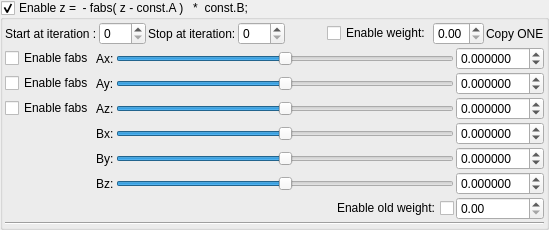
    <widget class="MyGroupBox" name="groupCheck_mandelbulb5_fabsSubConstant1_enabled">
     <property name="title">
      <string>Enable z =  - fabs( z - const.A )   *  const.B; </string>
     </property>
     <property name="checkable">
      <bool>true</bool>
     </property>
     <layout class="QVBoxLayout" name="verticalLayout_6" stretch="0,0,0">
      <property name="spacing">
       <number>2</number>
      </property>
      <property name="leftMargin">
       <number>2</number>
      </property>
      <property name="topMargin">
       <number>2</number>
      </property>
      <property name="rightMargin">
       <number>2</number>
      </property>
      <property name="bottomMargin">
       <number>2</number>
      </property>
      <item>
       <layout class="QGridLayout" name="gridLayout_19">
        <property name="spacing">
         <number>2</number>
        </property>
        <item row="0" column="6">
         <widget class="MyDoubleSpinBox" name="spinbox_mandelbulb5_fabsSubConstant1_weight">
          <property name="sizePolicy">
           <sizepolicy hsizetype="Minimum" vsizetype="Maximum">
            <horstretch>0</horstretch>
            <verstretch>0</verstretch>
           </sizepolicy>
          </property>
          <property name="decimals">
           <number>2</number>
          </property>
          <property name="minimum">
           <double>0.000000000000000</double>
          </property>
          <property name="maximum">
           <double>1.000000000000000</double>
          </property>
          <property name="singleStep">
           <double>0.100000000000000</double>
          </property>
         </widget>
        </item>
        <item row="0" column="4">
         <spacer name="horizontalSpacer_15">
          <property name="orientation">
           <enum>Qt::Horizontal</enum>
          </property>
          <property name="sizeHint" stdset="0">
           <size>
            <width>40</width>
            <height>20</height>
           </size>
          </property>
         </spacer>
        </item>
        <item row="0" column="5">
         <widget class="QCheckBox" name="checkBox_mandelbulb5_fabsSubConstant1_weight_enabled">
          <property name="text">
           <string>Enable weight:</string>
          </property>
         </widget>
        </item>
        <item row="0" column="3">
         <widget class="MySpinBox" name="spinboxInt_mandelbulb5_fabsSubConstant1_stop_iterations">
          <property name="sizePolicy">
           <sizepolicy hsizetype="Minimum" vsizetype="Maximum">
            <horstretch>0</horstretch>
            <verstretch>0</verstretch>
           </sizepolicy>
          </property>
          <property name="maximum">
           <number>250</number>
          </property>
         </widget>
        </item>
        <item row="0" column="1">
         <widget class="MySpinBox" name="spinboxInt_mandelbulb5_fabsSubConstant1_start_iterations">
          <property name="sizePolicy">
           <sizepolicy hsizetype="Minimum" vsizetype="Maximum">
            <horstretch>0</horstretch>
            <verstretch>0</verstretch>
           </sizepolicy>
          </property>
          <property name="maximum">
           <number>250</number>
          </property>
         </widget>
        </item>
        <item row="0" column="2">
         <widget class="QLabel" name="label_38">
          <property name="text">
           <string>Stop at iteration:</string>
          </property>
         </widget>
        </item>
        <item row="0" column="0">
         <widget class="QLabel" name="label_39">
          <property name="text">
           <string>Start at iteration :</string>
          </property>
         </widget>
        </item>
        <item row="0" column="8">
         <widget class="QLabel" name="label_131">
          <property name="text">
           <string>Copy ONE</string>
          </property>
         </widget>
        </item>
       </layout>
      </item>
      <item>
       <layout class="QGridLayout" name="gridLayout_22">
        <property name="spacing">
         <number>2</number>
        </property>
        <item row="0" column="2">
         <widget class="QSlider" name="slider3_mandelbulb5_fabsSubConstant1A_x">
          <property name="sizePolicy">
           <sizepolicy hsizetype="Expanding" vsizetype="Maximum">
            <horstretch>0</horstretch>
            <verstretch>0</verstretch>
           </sizepolicy>
          </property>
          <property name="minimum">
           <number>-5000000</number>
          </property>
          <property name="maximum">
           <number>5000000</number>
          </property>
          <property name="value">
           <number>0</number>
          </property>
          <property name="sliderPosition">
           <number>0</number>
          </property>
          <property name="orientation">
           <enum>Qt::Horizontal</enum>
          </property>
         </widget>
        </item>
        <item row="4" column="2">
         <widget class="QSlider" name="slider3_mandelbulb5_fabsSubConstant1B_y">
          <property name="sizePolicy">
           <sizepolicy hsizetype="Expanding" vsizetype="Maximum">
            <horstretch>0</horstretch>
            <verstretch>0</verstretch>
           </sizepolicy>
          </property>
          <property name="minimum">
           <number>-5000000</number>
          </property>
          <property name="maximum">
           <number>5000000</number>
          </property>
          <property name="orientation">
           <enum>Qt::Horizontal</enum>
          </property>
         </widget>
        </item>
        <item row="5" column="1">
         <widget class="QLabel" name="label_145">
          <property name="text">
           <string>Bz:</string>
          </property>
         </widget>
        </item>
        <item row="3" column="1">
         <widget class="QLabel" name="label_142">
          <property name="text">
           <string>Bx:</string>
          </property>
         </widget>
        </item>
        <item row="1" column="3">
         <widget class="MyDoubleSpinBox" name="spinbox3_mandelbulb5_fabsSubConstant1A_y">
          <property name="sizePolicy">
           <sizepolicy hsizetype="Minimum" vsizetype="Maximum">
            <horstretch>0</horstretch>
            <verstretch>0</verstretch>
           </sizepolicy>
          </property>
          <property name="decimals">
           <number>6</number>
          </property>
          <property name="minimum">
           <double>-99.989999999999995</double>
          </property>
          <property name="maximum">
           <double>99.989999999999995</double>
          </property>
          <property name="singleStep">
           <double>0.100000000000000</double>
          </property>
         </widget>
        </item>
        <item row="1" column="1">
         <widget class="QLabel" name="label_43">
          <property name="text">
           <string>Ay:</string>
          </property>
         </widget>
        </item>
        <item row="1" column="2">
         <widget class="QSlider" name="slider3_mandelbulb5_fabsSubConstant1A_y">
          <property name="sizePolicy">
           <sizepolicy hsizetype="Expanding" vsizetype="Maximum">
            <horstretch>0</horstretch>
            <verstretch>0</verstretch>
           </sizepolicy>
          </property>
          <property name="minimum">
           <number>-5000000</number>
          </property>
          <property name="maximum">
           <number>5000000</number>
          </property>
          <property name="orientation">
           <enum>Qt::Horizontal</enum>
          </property>
         </widget>
        </item>
        <item row="2" column="3">
         <widget class="MyDoubleSpinBox" name="spinbox3_mandelbulb5_fabsSubConstant1A_z">
          <property name="sizePolicy">
           <sizepolicy hsizetype="Minimum" vsizetype="Maximum">
            <horstretch>0</horstretch>
            <verstretch>0</verstretch>
           </sizepolicy>
          </property>
          <property name="decimals">
           <number>6</number>
          </property>
          <property name="minimum">
           <double>-99.989999999999995</double>
          </property>
          <property name="maximum">
           <double>99.989999999999995</double>
          </property>
          <property name="singleStep">
           <double>0.100000000000000</double>
          </property>
         </widget>
        </item>
        <item row="0" column="1">
         <widget class="QLabel" name="label_44">
          <property name="text">
           <string>Ax:</string>
          </property>
         </widget>
        </item>
        <item row="4" column="1">
         <widget class="QLabel" name="label_143">
          <property name="text">
           <string>By:</string>
          </property>
         </widget>
        </item>
        <item row="2" column="0">
         <widget class="QCheckBox" name="checkBox_mandelbulb5_fabsSubConstant1_enabled_z">
          <property name="text">
           <string>Enable fabs</string>
          </property>
         </widget>
        </item>
        <item row="1" column="0">
         <widget class="QCheckBox" name="checkBox_mandelbulb5_fabsSubConstant1_enabled_y">
          <property name="text">
           <string>Enable fabs</string>
          </property>
         </widget>
        </item>
        <item row="0" column="3">
         <widget class="MyDoubleSpinBox" name="spinbox3_mandelbulb5_fabsSubConstant1A_x">
          <property name="sizePolicy">
           <sizepolicy hsizetype="Minimum" vsizetype="Maximum">
            <horstretch>0</horstretch>
            <verstretch>0</verstretch>
           </sizepolicy>
          </property>
          <property name="prefix">
           <string/>
          </property>
          <property name="decimals">
           <number>6</number>
          </property>
          <property name="minimum">
           <double>-99.989999999999995</double>
          </property>
          <property name="singleStep">
           <double>0.100000000000000</double>
          </property>
         </widget>
        </item>
        <item row="0" column="0">
         <widget class="QCheckBox" name="checkBox_mandelbulb5_fabsSubConstant1_enabled_x">
          <property name="text">
           <string>Enable fabs</string>
          </property>
         </widget>
        </item>
        <item row="2" column="2">
         <widget class="QSlider" name="slider3_mandelbulb5_fabsSubConstant1A_z">
          <property name="sizePolicy">
           <sizepolicy hsizetype="Expanding" vsizetype="Maximum">
            <horstretch>0</horstretch>
            <verstretch>0</verstretch>
           </sizepolicy>
          </property>
          <property name="minimum">
           <number>-5000000</number>
          </property>
          <property name="maximum">
           <number>5000000</number>
          </property>
          <property name="orientation">
           <enum>Qt::Horizontal</enum>
          </property>
         </widget>
        </item>
        <item row="2" column="1">
         <widget class="QLabel" name="label_55">
          <property name="text">
           <string>Az:</string>
          </property>
         </widget>
        </item>
        <item row="4" column="3">
         <widget class="MyDoubleSpinBox" name="spinbox3_mandelbulb5_fabsSubConstant1B_y">
          <property name="sizePolicy">
           <sizepolicy hsizetype="Minimum" vsizetype="Maximum">
            <horstretch>0</horstretch>
            <verstretch>0</verstretch>
           </sizepolicy>
          </property>
          <property name="decimals">
           <number>6</number>
          </property>
          <property name="minimum">
           <double>-99.989999999999995</double>
          </property>
          <property name="maximum">
           <double>99.989999999999995</double>
          </property>
          <property name="singleStep">
           <double>0.100000000000000</double>
          </property>
         </widget>
        </item>
        <item row="3" column="3">
         <widget class="MyDoubleSpinBox" name="spinbox3_mandelbulb5_fabsSubConstant1B_x">
          <property name="sizePolicy">
           <sizepolicy hsizetype="Minimum" vsizetype="Maximum">
            <horstretch>0</horstretch>
            <verstretch>0</verstretch>
           </sizepolicy>
          </property>
          <property name="prefix">
           <string/>
          </property>
          <property name="decimals">
           <number>6</number>
          </property>
          <property name="minimum">
           <double>-99.989999999999995</double>
          </property>
          <property name="singleStep">
           <double>0.100000000000000</double>
          </property>
         </widget>
        </item>
        <item row="3" column="2">
         <widget class="QSlider" name="slider3_mandelbulb5_fabsSubConstant1B_x">
          <property name="sizePolicy">
           <sizepolicy hsizetype="Expanding" vsizetype="Maximum">
            <horstretch>0</horstretch>
            <verstretch>0</verstretch>
           </sizepolicy>
          </property>
          <property name="minimum">
           <number>-5000000</number>
          </property>
          <property name="maximum">
           <number>5000000</number>
          </property>
          <property name="value">
           <number>0</number>
          </property>
          <property name="sliderPosition">
           <number>0</number>
          </property>
          <property name="orientation">
           <enum>Qt::Horizontal</enum>
          </property>
         </widget>
        </item>
        <item row="5" column="3">
         <widget class="MyDoubleSpinBox" name="spinbox3_mandelbulb5_fabsSubConstant1B_z">
          <property name="sizePolicy">
           <sizepolicy hsizetype="Minimum" vsizetype="Maximum">
            <horstretch>0</horstretch>
            <verstretch>0</verstretch>
           </sizepolicy>
          </property>
          <property name="decimals">
           <number>6</number>
          </property>
          <property name="minimum">
           <double>-99.989999999999995</double>
          </property>
          <property name="maximum">
           <double>99.989999999999995</double>
          </property>
          <property name="singleStep">
           <double>0.100000000000000</double>
          </property>
         </widget>
        </item>
        <item row="5" column="2">
         <widget class="QSlider" name="slider3_mandelbulb5_fabsSubConstant1B_z">
          <property name="sizePolicy">
           <sizepolicy hsizetype="Expanding" vsizetype="Maximum">
            <horstretch>0</horstretch>
            <verstretch>0</verstretch>
           </sizepolicy>
          </property>
          <property name="minimum">
           <number>-5000000</number>
          </property>
          <property name="maximum">
           <number>5000000</number>
          </property>
          <property name="orientation">
           <enum>Qt::Horizontal</enum>
          </property>
         </widget>
        </item>
        <item row="6" column="3">
         <widget class="MyDoubleSpinBox" name="spinbox_mandelbulb5_fabsSubConstant1_old_weight">
          <property name="sizePolicy">
           <sizepolicy hsizetype="Minimum" vsizetype="Maximum">
            <horstretch>0</horstretch>
            <verstretch>0</verstretch>
           </sizepolicy>
          </property>
          <property name="decimals">
           <number>2</number>
          </property>
          <property name="minimum">
           <double>0.000000000000000</double>
          </property>
          <property name="maximum">
           <double>2.000000000000000</double>
          </property>
          <property name="singleStep">
           <double>0.100000000000000</double>
          </property>
         </widget>
        </item>
        <item row="6" column="2">
         <widget class="QCheckBox" name="checkBox_mandelbulb5_fabsSubConstant1_old_weight_enabled">
          <property name="layoutDirection">
           <enum>Qt::RightToLeft</enum>
          </property>
          <property name="text">
           <string>Enable old weight:</string>
          </property>
         </widget>
        </item>
       </layout>
      </item>
      <item>
       <widget class="Line" name="line_5">
        <property name="orientation">
         <enum>Qt::Horizontal</enum>
        </property>
       </widget>
      </item>
     </layout>
    </widget>
